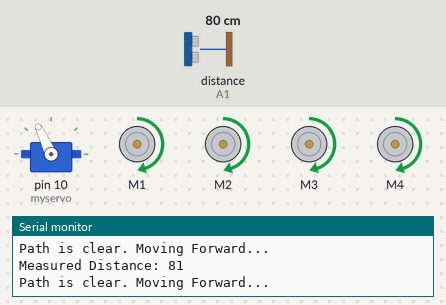
A sketch run on a simulated Arduino Uno, built with avr-gcc and run on an emulated ATmega328P. Parts: servo, 4 × DC motor (green arrow = forward, orange = backward, longer = faster), the last lines printed to the serial monitor. Inputs (shaded band) come from the test bench; at power-on: distance to the obstacle (sensor on A1) 80 cm. The echo pulse lasts 58.3 µs per cm.

Above: at 3.9 s.
4.0 s: distance to the obstacle (sensor on A1) set to 17 cm
5.5 s: distance to the obstacle (sensor on A1) set to 14 cm
At 6.9 s:
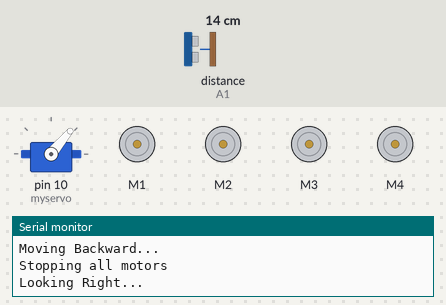
8.5 s: distance to the obstacle (sensor on A1) set to 35 cm
At 8.95 s:
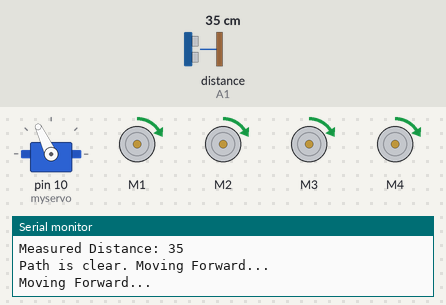
10.7 s: distance to the obstacle (sensor on A1) set to 2 cm
At 13.1 s:
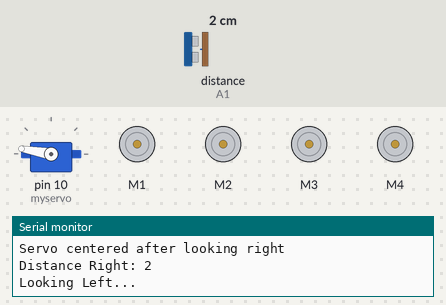
13.7 s: distance to the obstacle (sensor on A1) set to 18 cm
At 15.1 s:
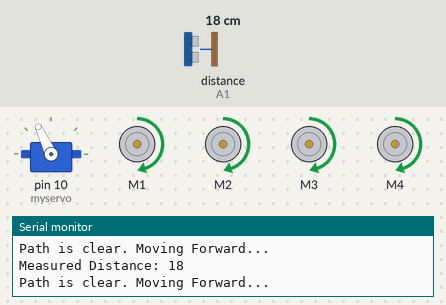
Timing chart, 0 to 16.7 s (numbered marks = the images above; inputs shaded):
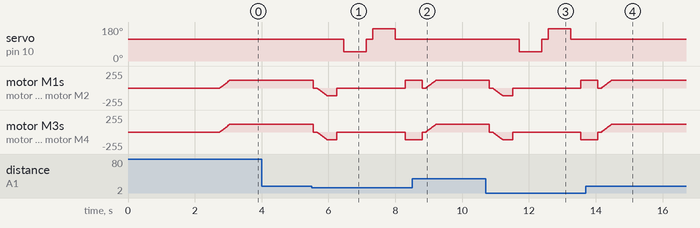

Measured:
- the behaviour switches between 16 and 15 cm on distance to the obstacle (sensor on A1) (found by bisection; images 0 and 1)
- after the input at 5.5 s, servo on pin 10 (myservo): 115° → 50° after 0.95 s, → 115° 0.67 s later, → 170° 0.20 s later, → 115° 0.67 s later
- after the input at 8.5 s, servo on pin 10 (myservo): stays 115° (without the input it goes to 50° after 1.3 s)
- after the input at 10.7 s, servo on pin 10 (myservo): 115° → 50° after 1.0 s, → 115° 0.67 s later, → 170° 0.20 s later, → 115° 0.67 s later
- after the input at 13.7 s, servo on pin 10 (myservo): stays 115° (without the input it goes to 50° after 1.4 s)

The sketch:

ARDUINO_OBSTACLE_AVOIDING_CAR.ino
```cpp
#include <AFMotor.h>
#include <NewPing.h>
#include <Servo.h>

#define TRIG_PIN A0
#define ECHO_PIN A1
#define MAX_DISTANCE 200
#define MAX_SPEED 120
#define MAX_SPEED_OFFSET 20

NewPing sonar(TRIG_PIN, ECHO_PIN, MAX_DISTANCE);

AF_DCMotor motor1(1, MOTOR12_1KHZ);
AF_DCMotor motor2(2, MOTOR12_1KHZ);
AF_DCMotor motor3(3, MOTOR34_1KHZ);
AF_DCMotor motor4(4, MOTOR34_1KHZ);
Servo myservo;

boolean goesForward = false;
int distance = 100;
int speedSet = 0;

void setup() {
  Serial.begin(9600);
  myservo.attach(10);
  myservo.write(115);
  Serial.println("Servo centered to 115°");

  delay(2000);
  distance = readPing();
  delay(100);
  distance = readPing();
  delay(100);
  distance = readPing();
  delay(100);
  distance = readPing();
  delay(100);

  Serial.print("Initial distance: ");
  Serial.println(distance);
}

void loop() {
  int distanceR = 0;
  int distanceL = 0;
  delay(40);

  if (distance <= 15) {
    Serial.println("Obstacle detected! Executing avoidance sequence...");

    moveStop();
    delay(100);

    moveBackward();
    delay(300);

    moveStop();
    delay(200);

    distanceR = lookRight();
    Serial.print("Distance Right: ");
    Serial.println(distanceR);
    delay(200);

    distanceL = lookLeft();
    Serial.print("Distance Left: ");
    Serial.println(distanceL);
    delay(200);

    if (distanceR >= distanceL) {
      Serial.println("Turning Right...");
      turnRight();
    } else {
      Serial.println("Turning Left...");
      turnLeft();
    }

    moveStop();
  } else {
    Serial.println("Path is clear. Moving Forward...");
    moveForward();
  }

  distance = readPing();
  Serial.print("Measured Distance: ");
  Serial.println(distance);
}

int lookRight() {
  Serial.println("Looking Right...");
  myservo.write(50);
  delay(500);
  int distance = readPing();
  delay(100);
  myservo.write(115);
  Serial.println("Servo centered after looking right");
  return distance;
}

int lookLeft() {
  Serial.println("Looking Left...");
  myservo.write(170);
  delay(500);
  int distance = readPing();
  delay(100);
  myservo.write(115);
  Serial.println("Servo centered after looking left");
  delay(100);
  return distance;
}

int readPing() {
  delay(70);
  int cm = sonar.ping_cm();
  if (cm == 0) {
    cm = 250;
    Serial.println("Ping timeout. Returning 250 cm");
  }
  return cm;
}

void moveStop() {
  Serial.println("Stopping all motors");
  motor1.run(RELEASE);
  motor2.run(RELEASE);
  motor3.run(RELEASE);
  motor4.run(RELEASE);
}

void moveForward() {
  if (!goesForward) {
    goesForward = true;
    Serial.println("Moving Forward...");
    motor1.run(FORWARD);
    motor2.run(FORWARD);
    motor3.run(FORWARD);
    motor4.run(FORWARD);
    for (speedSet = 0; speedSet < MAX_SPEED; speedSet += 2) {
      motor1.setSpeed(speedSet);
      motor2.setSpeed(speedSet);
      motor3.setSpeed(speedSet);
      motor4.setSpeed(speedSet);
      delay(5);
    }
  }
}

void moveBackward() {
  goesForward = false;
  Serial.println("Moving Backward...");
  motor1.run(BACKWARD);
  motor2.run(BACKWARD);
  motor3.run(BACKWARD);
  motor4.run(BACKWARD);
  for (speedSet = 0; speedSet < MAX_SPEED; speedSet += 2) {
    motor1.setSpeed(speedSet);
    motor2.setSpeed(speedSet);
    motor3.setSpeed(speedSet);
    motor4.setSpeed(speedSet);
    delay(5);
  }
}

void turnRight() {
  Serial.println("Turning Right...");
  motor1.run(FORWARD);
  motor2.run(FORWARD);
  motor3.run(BACKWARD);
  motor4.run(BACKWARD);
  delay(500);
  motor1.run(FORWARD);
  motor2.run(FORWARD);
  motor3.run(FORWARD);
  motor4.run(FORWARD);
}

void turnLeft() {
  Serial.println("Turning Left...");
  motor1.run(BACKWARD);
  motor2.run(BACKWARD);
  motor3.run(FORWARD);
  motor4.run(FORWARD);
  delay(500);
  motor1.run(FORWARD);
  motor2.run(FORWARD);
  motor3.run(FORWARD);
  motor4.run(FORWARD);
}
```
